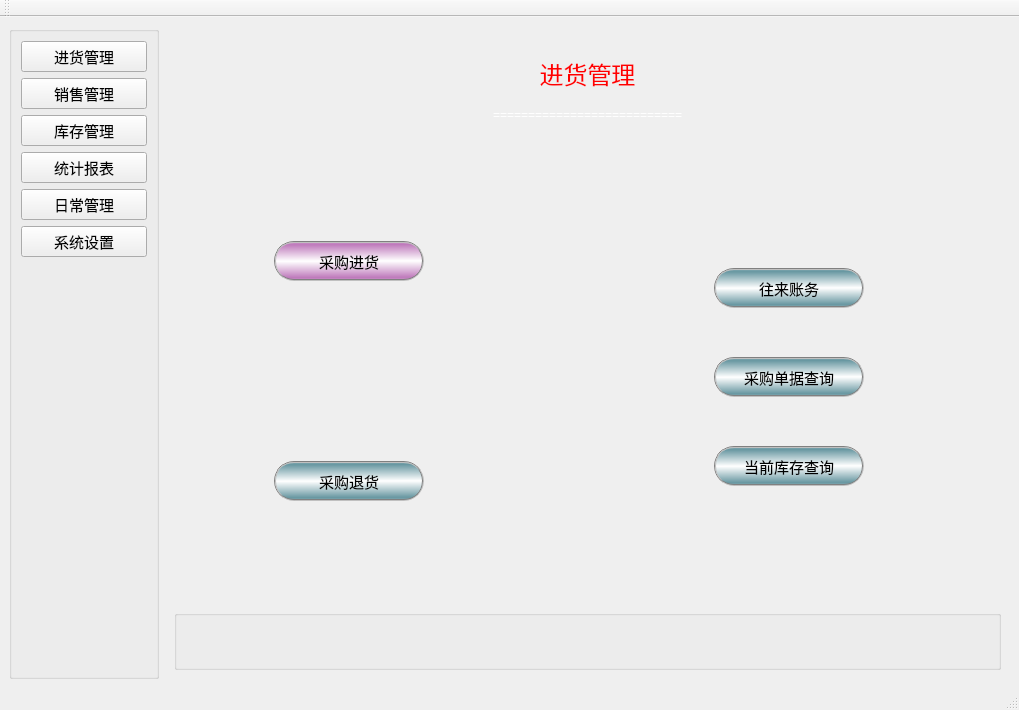
<?xml version="1.0" encoding="UTF-8"?>
<ui version="4.0">
 <class>main_page</class>
 <widget class="QMainWindow" name="main_page">
  <property name="geometry">
   <rect>
    <x>0</x>
    <y>0</y>
    <width>1019</width>
    <height>710</height>
   </rect>
  </property>
  <property name="windowTitle">
   <string>MainWindow</string>
  </property>
  <widget class="QWidget" name="centralwidget">
   <layout class="QGridLayout" name="gridLayout">
    <item row="0" column="0">
     <widget class="QGroupBox" name="groupBox">
      <property name="minimumSize">
       <size>
        <width>150</width>
        <height>0</height>
       </size>
      </property>
      <property name="maximumSize">
       <size>
        <width>150</width>
        <height>16777215</height>
       </size>
      </property>
      <property name="styleSheet">
       <string notr="true">QPushButton {
	font-size: 15px;
}</string>
      </property>
      <property name="title">
       <string/>
      </property>
      <layout class="QGridLayout" name="gridLayout_2">
       <item row="6" column="0">
        <spacer name="verticalSpacer">
         <property name="orientation">
          <enum>Qt::Vertical</enum>
         </property>
         <property name="sizeHint" stdset="0">
          <size>
           <width>20</width>
           <height>40</height>
          </size>
         </property>
        </spacer>
       </item>
       <item row="0" column="0">
        <widget class="QPushButton" name="btn_stocking">
         <property name="cursor">
          <cursorShape>PointingHandCursor</cursorShape>
         </property>
         <property name="text">
          <string>进货管理</string>
         </property>
         <property name="icon">
          <iconset resource="Resource.qrc">
           <normaloff>:/images/stocking.png</normaloff>:/images/stocking.png</iconset>
         </property>
         <property name="iconSize">
          <size>
           <width>32</width>
           <height>32</height>
          </size>
         </property>
         <property name="checkable">
          <bool>true</bool>
         </property>
         <property name="checked">
          <bool>false</bool>
         </property>
         <property name="autoExclusive">
          <bool>true</bool>
         </property>
        </widget>
       </item>
       <item row="3" column="0">
        <widget class="QPushButton" name="btn_stats">
         <property name="cursor">
          <cursorShape>PointingHandCursor</cursorShape>
         </property>
         <property name="text">
          <string>统计报表</string>
         </property>
         <property name="icon">
          <iconset resource="Resource.qrc">
           <normaloff>:/images/stats.png</normaloff>:/images/stats.png</iconset>
         </property>
         <property name="iconSize">
          <size>
           <width>32</width>
           <height>32</height>
          </size>
         </property>
         <property name="checkable">
          <bool>true</bool>
         </property>
         <property name="autoExclusive">
          <bool>true</bool>
         </property>
        </widget>
       </item>
       <item row="4" column="0">
        <widget class="QPushButton" name="btn_daily">
         <property name="cursor">
          <cursorShape>PointingHandCursor</cursorShape>
         </property>
         <property name="text">
          <string>日常管理</string>
         </property>
         <property name="icon">
          <iconset resource="Resource.qrc">
           <normaloff>:/images/daily.png</normaloff>:/images/daily.png</iconset>
         </property>
         <property name="iconSize">
          <size>
           <width>32</width>
           <height>32</height>
          </size>
         </property>
         <property name="checkable">
          <bool>true</bool>
         </property>
         <property name="autoExclusive">
          <bool>true</bool>
         </property>
        </widget>
       </item>
       <item row="1" column="0">
        <widget class="QPushButton" name="btn_sales">
         <property name="cursor">
          <cursorShape>PointingHandCursor</cursorShape>
         </property>
         <property name="text">
          <string>销售管理</string>
         </property>
         <property name="icon">
          <iconset resource="Resource.qrc">
           <normaloff>:/images/sales.png</normaloff>:/images/sales.png</iconset>
         </property>
         <property name="iconSize">
          <size>
           <width>32</width>
           <height>32</height>
          </size>
         </property>
         <property name="checkable">
          <bool>true</bool>
         </property>
         <property name="autoExclusive">
          <bool>true</bool>
         </property>
        </widget>
       </item>
       <item row="2" column="0">
        <widget class="QPushButton" name="btn_stocks">
         <property name="cursor">
          <cursorShape>PointingHandCursor</cursorShape>
         </property>
         <property name="text">
          <string>库存管理</string>
         </property>
         <property name="icon">
          <iconset resource="Resource.qrc">
           <normaloff>:/images/stocks.png</normaloff>:/images/stocks.png</iconset>
         </property>
         <property name="iconSize">
          <size>
           <width>32</width>
           <height>32</height>
          </size>
         </property>
         <property name="checkable">
          <bool>true</bool>
         </property>
         <property name="autoExclusive">
          <bool>true</bool>
         </property>
        </widget>
       </item>
       <item row="5" column="0">
        <widget class="QPushButton" name="btn_setting">
         <property name="cursor">
          <cursorShape>PointingHandCursor</cursorShape>
         </property>
         <property name="text">
          <string>系统设置</string>
         </property>
         <property name="icon">
          <iconset resource="Resource.qrc">
           <normaloff>:/images/setting.png</normaloff>:/images/setting.png</iconset>
         </property>
         <property name="iconSize">
          <size>
           <width>32</width>
           <height>32</height>
          </size>
         </property>
         <property name="checkable">
          <bool>true</bool>
         </property>
         <property name="autoExclusive">
          <bool>true</bool>
         </property>
        </widget>
       </item>
      </layout>
     </widget>
    </item>
    <item row="0" column="1">
     <widget class="QStackedWidget" name="page">
      <property name="styleSheet">
       <string notr="true">QStackedWidget#page {
	background-image: url(:/images/main_page.png)
}</string>
      </property>
      <property name="currentIndex">
       <number>1</number>
      </property>
      <widget class="QWidget" name="page_index">
       <layout class="QGridLayout" name="gridLayout_3"/>
      </widget>
      <widget class="QWidget" name="stocking">
       <layout class="QGridLayout" name="gridLayout_4">
        <item row="0" column="0">
         <widget class="QGroupBox" name="groupBox_top">
          <property name="maximumSize">
           <size>
            <width>16777215</width>
            <height>140</height>
           </size>
          </property>
          <property name="styleSheet">
           <string notr="true">QGroupBox {
	border: none;
}</string>
          </property>
          <property name="title">
           <string/>
          </property>
          <layout class="QGridLayout" name="gridLayout_5">
           <item row="0" column="0">
            <layout class="QVBoxLayout" name="verticalLayout">
             <item>
              <widget class="QLabel" name="label_2">
               <property name="font">
                <font>
                 <pointsize>-1</pointsize>
                </font>
               </property>
               <property name="styleSheet">
                <string notr="true">QLabel {
	font-size: 24px;
	color: rgb(255, 0, 0)
}</string>
               </property>
               <property name="text">
                <string>进货管理</string>
               </property>
               <property name="alignment">
                <set>Qt::AlignCenter</set>
               </property>
              </widget>
             </item>
             <item>
              <widget class="QLabel" name="label">
               <property name="styleSheet">
                <string notr="true">QLabel {
	color: #FFF;
}</string>
               </property>
               <property name="text">
                <string>===========================</string>
               </property>
               <property name="alignment">
                <set>Qt::AlignHCenter|Qt::AlignTop</set>
               </property>
              </widget>
             </item>
            </layout>
           </item>
          </layout>
         </widget>
        </item>
        <item row="2" column="0">
         <widget class="QGroupBox" name="groupBox_follow">
          <property name="maximumSize">
           <size>
            <width>16777215</width>
            <height>60</height>
           </size>
          </property>
          <property name="styleSheet">
           <string notr="true">QGroupBox {
	border-color: rgb(0, 117, 255);
}</string>
          </property>
          <property name="title">
           <string/>
          </property>
         </widget>
        </item>
        <item row="1" column="0">
         <widget class="QGroupBox" name="groupBox_center">
          <property name="styleSheet">
           <string notr="true">QGroupBox {
	border: none;
}

QPushButton {
	font-size: 15px;
	background-color: qlineargradient(spread:reflect, x1:0.546798, y1:0.0681818, x2:0.551724, y2:0.5, stop:0 rgba(105, 152, 162, 255), stop:1 rgba(255, 255, 255, 255));
	border:2px groove gray;
	border-radius:20px;
}</string>
          </property>
          <property name="title">
           <string/>
          </property>
          <widget class="QPushButton" name="btn_purchase_returns">
           <property name="geometry">
            <rect>
             <x>100</x>
             <y>280</y>
             <width>150</width>
             <height>40</height>
            </rect>
           </property>
           <property name="cursor">
            <cursorShape>PointingHandCursor</cursorShape>
           </property>
           <property name="styleSheet">
            <string notr="true"/>
           </property>
           <property name="text">
            <string>采购退货</string>
           </property>
          </widget>
          <widget class="QPushButton" name="btn_purchase_and_purchase">
           <property name="geometry">
            <rect>
             <x>100</x>
             <y>60</y>
             <width>150</width>
             <height>40</height>
            </rect>
           </property>
           <property name="cursor">
            <cursorShape>PointingHandCursor</cursorShape>
           </property>
           <property name="styleSheet">
            <string notr="true">QPushButton {
	background-color: qlineargradient(spread:reflect, x1:0.546798, y1:0.0681818, x2:0.551724, y2:0.5, stop:0 rgba(191, 123, 188, 255), stop:1 rgba(255, 255, 255, 255));
}</string>
           </property>
           <property name="text">
            <string>采购进货</string>
           </property>
          </widget>
          <widget class="QPushButton" name="btn_current_inventory_query">
           <property name="geometry">
            <rect>
             <x>540</x>
             <y>265</y>
             <width>150</width>
             <height>40</height>
            </rect>
           </property>
           <property name="cursor">
            <cursorShape>PointingHandCursor</cursorShape>
           </property>
           <property name="styleSheet">
            <string notr="true"/>
           </property>
           <property name="text">
            <string>当前库存查询</string>
           </property>
          </widget>
          <widget class="QPushButton" name="btn_accounting">
           <property name="geometry">
            <rect>
             <x>540</x>
             <y>87</y>
             <width>150</width>
             <height>40</height>
            </rect>
           </property>
           <property name="cursor">
            <cursorShape>PointingHandCursor</cursorShape>
           </property>
           <property name="styleSheet">
            <string notr="true"/>
           </property>
           <property name="text">
            <string>往来账务</string>
           </property>
          </widget>
          <widget class="QPushButton" name="btn_purchasing_document_query">
           <property name="geometry">
            <rect>
             <x>540</x>
             <y>176</y>
             <width>150</width>
             <height>40</height>
            </rect>
           </property>
           <property name="cursor">
            <cursorShape>PointingHandCursor</cursorShape>
           </property>
           <property name="styleSheet">
            <string notr="true"/>
           </property>
           <property name="text">
            <string>采购单据查询</string>
           </property>
          </widget>
          <widget class="QLabel" name="label_3">
           <property name="geometry">
            <rect>
             <x>240</x>
             <y>90</y>
             <width>300</width>
             <height>200</height>
            </rect>
           </property>
           <property name="minimumSize">
            <size>
             <width>300</width>
             <height>200</height>
            </size>
           </property>
           <property name="maximumSize">
            <size>
             <width>300</width>
             <height>200</height>
            </size>
           </property>
           <property name="styleSheet">
            <string notr="true">QLabel {
	background-image: url(:/images/storage.png);
}</string>
           </property>
           <property name="text">
            <string/>
           </property>
          </widget>
         </widget>
        </item>
       </layout>
      </widget>
      <widget class="QWidget" name="sales">
       <layout class="QGridLayout" name="gridLayout_10">
        <item row="0" column="0">
         <widget class="QGroupBox" name="groupBox_top_3">
          <property name="maximumSize">
           <size>
            <width>16777215</width>
            <height>140</height>
           </size>
          </property>
          <property name="styleSheet">
           <string notr="true">QGroupBox {
	border: none;
}</string>
          </property>
          <property name="title">
           <string/>
          </property>
          <layout class="QGridLayout" name="gridLayout_9">
           <item row="0" column="0">
            <layout class="QVBoxLayout" name="verticalLayout_3">
             <item>
              <widget class="QLabel" name="label_8">
               <property name="font">
                <font>
                 <pointsize>-1</pointsize>
                </font>
               </property>
               <property name="styleSheet">
                <string notr="true">QLabel {
	font-size: 24px;
	color: rgb(255, 0, 0)
}</string>
               </property>
               <property name="text">
                <string>销售管理</string>
               </property>
               <property name="alignment">
                <set>Qt::AlignCenter</set>
               </property>
              </widget>
             </item>
             <item>
              <widget class="QLabel" name="label_9">
               <property name="styleSheet">
                <string notr="true">QLabel {
	color: #FFF;
}</string>
               </property>
               <property name="text">
                <string>===========================</string>
               </property>
               <property name="alignment">
                <set>Qt::AlignHCenter|Qt::AlignTop</set>
               </property>
              </widget>
             </item>
            </layout>
           </item>
          </layout>
         </widget>
        </item>
        <item row="1" column="0">
         <widget class="QGroupBox" name="groupBox_center_3">
          <property name="styleSheet">
           <string notr="true">QGroupBox {
	border: none;
}

QPushButton {
	font-size: 15px;
	background-color: qlineargradient(spread:reflect, x1:0.546798, y1:0.0681818, x2:0.551724, y2:0.5, stop:0 rgba(105, 152, 162, 255), stop:1 rgba(255, 255, 255, 255));
	border:2px groove gray;
	border-radius:20px;
}</string>
          </property>
          <property name="title">
           <string/>
          </property>
          <widget class="QPushButton" name="btn_purchase_returns_3">
           <property name="geometry">
            <rect>
             <x>100</x>
             <y>280</y>
             <width>150</width>
             <height>40</height>
            </rect>
           </property>
           <property name="cursor">
            <cursorShape>PointingHandCursor</cursorShape>
           </property>
           <property name="styleSheet">
            <string notr="true"/>
           </property>
           <property name="text">
            <string>顾客退货</string>
           </property>
          </widget>
          <widget class="QPushButton" name="btn_purchase_and_purchase_3">
           <property name="geometry">
            <rect>
             <x>100</x>
             <y>60</y>
             <width>150</width>
             <height>40</height>
            </rect>
           </property>
           <property name="cursor">
            <cursorShape>PointingHandCursor</cursorShape>
           </property>
           <property name="styleSheet">
            <string notr="true">QPushButton {
	background-color: qlineargradient(spread:reflect, x1:0.546798, y1:0.0681818, x2:0.551724, y2:0.5, stop:0 rgba(191, 123, 188, 255), stop:1 rgba(255, 255, 255, 255));
}</string>
           </property>
           <property name="text">
            <string>商品销售</string>
           </property>
          </widget>
          <widget class="QPushButton" name="btn_current_inventory_query_3">
           <property name="geometry">
            <rect>
             <x>540</x>
             <y>204</y>
             <width>150</width>
             <height>40</height>
            </rect>
           </property>
           <property name="cursor">
            <cursorShape>PointingHandCursor</cursorShape>
           </property>
           <property name="styleSheet">
            <string notr="true"/>
           </property>
           <property name="text">
            <string>当前库存查询</string>
           </property>
          </widget>
          <widget class="QPushButton" name="btn_accounting_3">
           <property name="geometry">
            <rect>
             <x>540</x>
             <y>80</y>
             <width>150</width>
             <height>40</height>
            </rect>
           </property>
           <property name="cursor">
            <cursorShape>PointingHandCursor</cursorShape>
           </property>
           <property name="styleSheet">
            <string notr="true"/>
           </property>
           <property name="text">
            <string>往来账务</string>
           </property>
          </widget>
          <widget class="QPushButton" name="btn_purchasing_document_query_3">
           <property name="geometry">
            <rect>
             <x>540</x>
             <y>140</y>
             <width>150</width>
             <height>40</height>
            </rect>
           </property>
           <property name="cursor">
            <cursorShape>PointingHandCursor</cursorShape>
           </property>
           <property name="styleSheet">
            <string notr="true"/>
           </property>
           <property name="text">
            <string>销售单据查询</string>
           </property>
          </widget>
          <widget class="QLabel" name="label_7">
           <property name="geometry">
            <rect>
             <x>245</x>
             <y>90</y>
             <width>300</width>
             <height>200</height>
            </rect>
           </property>
           <property name="minimumSize">
            <size>
             <width>300</width>
             <height>200</height>
            </size>
           </property>
           <property name="maximumSize">
            <size>
             <width>300</width>
             <height>200</height>
            </size>
           </property>
           <property name="styleSheet">
            <string notr="true">QLabel {
	background-image: url(:/images/storage2.png);
}</string>
           </property>
           <property name="text">
            <string/>
           </property>
          </widget>
          <widget class="QPushButton" name="btn_current_inventory_query_4">
           <property name="geometry">
            <rect>
             <x>540</x>
             <y>265</y>
             <width>150</width>
             <height>40</height>
            </rect>
           </property>
           <property name="cursor">
            <cursorShape>PointingHandCursor</cursorShape>
           </property>
           <property name="styleSheet">
            <string notr="true"/>
           </property>
           <property name="text">
            <string>POS 销售统计</string>
           </property>
          </widget>
         </widget>
        </item>
        <item row="2" column="0">
         <widget class="QGroupBox" name="groupBox_follow_3">
          <property name="maximumSize">
           <size>
            <width>16777215</width>
            <height>60</height>
           </size>
          </property>
          <property name="styleSheet">
           <string notr="true">QGroupBox {
	border-color: rgb(0, 117, 255);
}</string>
          </property>
          <property name="title">
           <string/>
          </property>
         </widget>
        </item>
       </layout>
      </widget>
      <widget class="QWidget" name="stocks"/>
      <widget class="QWidget" name="stats"/>
      <widget class="QWidget" name="daily"/>
      <widget class="QWidget" name="setting"/>
     </widget>
    </item>
   </layout>
  </widget>
  <widget class="QStatusBar" name="statusbar"/>
  <widget class="QToolBar" name="toolBar">
   <property name="windowTitle">
    <string>toolBar</string>
   </property>
   <attribute name="toolBarArea">
    <enum>TopToolBarArea</enum>
   </attribute>
   <attribute name="toolBarBreak">
    <bool>false</bool>
   </attribute>
  </widget>
 </widget>
 <resources>
  <include location="Resource.qrc"/>
 </resources>
 <connections/>
</ui>
